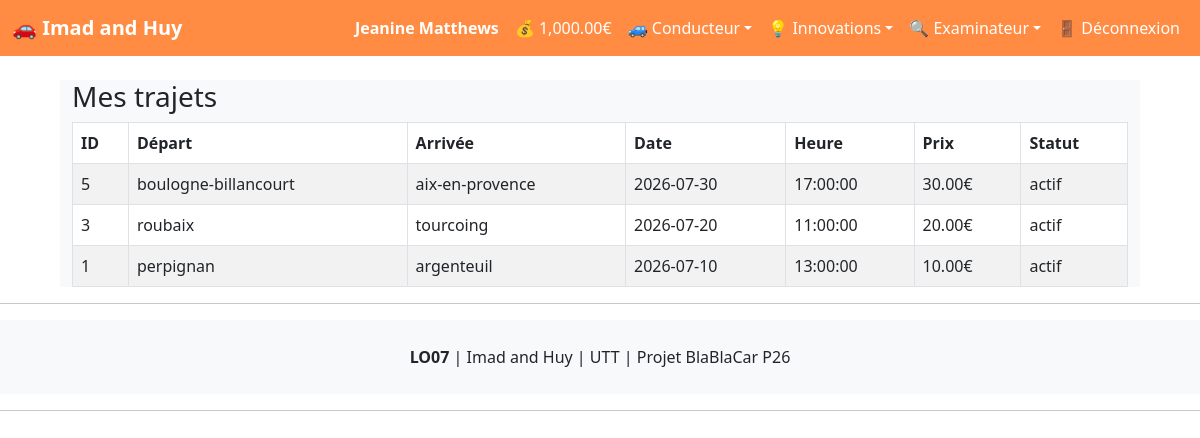
Page /app/router/router.php?action=trajetMesTrajets (signed in) on the committed database.
### tables this page shows
create table if not exists utilisateur (
 id int not null,
 nom varchar(40) not null,
 prenom varchar(40) not null,
 role enum('administrateur', 'conducteur', 'passager'), 
 login varchar(20) not null,
 password varchar(20) not null,
 solde decimal(8,2), 
 primary key (id) 
);

create table if not exists trajet (
    id int primary key,
    ville_depart int not null,
    ville_arrivee int not null,
    conducteur_id int not null,
    vehicule_id int not null,
    prix decimal(10, 2) not null,
    date_depart date not null,
    heure_depart time not null,
    statut enum('actif', 'passif') not null,
    foreign key (ville_depart) references ville(id),
    foreign key (ville_arrivee) references ville(id),
    foreign key (conducteur_id) references utilisateur(id),
    foreign key (vehicule_id) references vehicule(id)
);

create table if not exists ville (
    id int primary key,
    nom varchar(255) not null unique
);

### app/controller/ControllerTrajet.php (called while the page is built, shortened)
<?php
require_once '../model/ModelTrajet.php';
require_once '../model/ModelVille.php';
require_once '../model/ModelUtilisateur.php';
class ControllerTrajet {
    public static function mesTrajets() {
        $trajets = ModelTrajet::getByConducteur($_SESSION['login_id']);
        require '../view/trajet/viewMesTrajets.php';
    }
}
?>

### app/model/ModelUtilisateur.php (called while the page is built, shortened)
<?php
class ModelUtilisateur {
    private $id, $nom, $prenom, $role, $login, $password, $solde;
    public static function getOne($id) {
        try {
            $pdo = Model::getInstance();
            $stmt = $pdo->prepare("SELECT * FROM utilisateur WHERE id = :id");
            $stmt->execute(['id' => $id]);
            $stmt->setFetchMode(PDO::FETCH_CLASS, 'ModelUtilisateur');
            return $stmt->fetch();
        } catch (PDOException $e) {
            die($e->getMessage());
        }
    }
    public function getSolde() {
        return $this->solde;
    }
}
?>

### app/model/ModelTrajet.php (called while the page is built, shortened)
<?php
class ModelTrajet {
    public static function getByConducteur($conducteur_id) {
        try {
            $pdo = Model::getInstance();
            $stmt = $pdo->prepare("SELECT * FROM trajet WHERE conducteur_id = :conducteur_id ORDER BY date_depart DESC");
            $stmt->execute(['conducteur_id' => $conducteur_id]);
            return $stmt->fetchAll(PDO::FETCH_CLASS, "ModelTrajet");
        } catch (PDOException $e) {
            die($e->getMessage());
        }
    }
    public function __get($prop) {
        return $this->$prop;
    }
}
?>

### app/model/ModelVille.php (called while the page is built, shortened)
<?php
class ModelVille {
    public static function getOne($id) {
        try {
            $pdo = Model::getInstance();
            $stmt = $pdo->prepare("SELECT * FROM ville WHERE id = :id");
            $stmt->execute(['id' => $id]);
            $stmt->setFetchMode(PDO::FETCH_CLASS, 'ModelVille');
            return $stmt->fetch();
        } catch (PDOException $e) {
            die($e->getMessage());
        }
    }
    public function __get($prop) {
        return $this->$prop;
    }
}
?>

### app/view/trajet/viewMesTrajets.php (the view, shortened to what this page needs)
<body>
    <div class="container">
        <?php include __DIR__ . '/../fragment/fragmentMenu.php'; ?>
        <h3>Mes trajets</h3>
        <?php if (count($trajets) > 0): ?>
            <table class="table table-striped table-bordered">
                <thead>
                    <tr>
                        <th>ID</th>
                        <th>Départ</th>
                        <th>Arrivée</th>
                        <th>Date</th>
                        <th>Heure</th>
                        <th>Prix</th>
                        <th>Statut</th>
                    </tr>
                </thead>
                <tbody>
                    <?php foreach ($trajets as $t):
                        $ville_dep = \ModelVille::getOne($t->ville_depart);
                        $ville_arr = \ModelVille::getOne($t->ville_arrivee);
                        $dep = $ville_dep ? htmlspecialchars($ville_dep->nom) : 'N/A';
                        $arr = $ville_arr ? htmlspecialchars($ville_arr->nom) : 'N/A';
                    ?>
                        <tr>
                            <td><?php echo htmlspecialchars($t->id); ?></td>
                            <td><?php echo $dep; ?></td>
                            <td><?php echo $arr; ?></td>
                            <td><?php echo htmlspecialchars($t->date_depart); ?></td>
                            <td><?php echo htmlspecialchars($t->heure_depart); ?></td>
                            <td><?php echo number_format($t->prix, 2); ?>€</td>
                            <td><?php echo htmlspecialchars($t->statut); ?></td>
                        </tr>
                    <?php endforeach; ?>
                </tbody>
            </table>
        <?php else: ?>
            <p>Vous n'avez pas de trajets.</p>
        <?php endif; ?>
    </div>
</body>
</html>

### app/router/router.php (shortened to what this page needs)
<?php
require_once '../controller/ControllerTrajet.php';
$args = $_GET ?? [];
$action = $args['action'] ?? 'accueil';
switch ($action) {
    case 'trajetMesTrajets':
        ControllerTrajet::mesTrajets();
        break;
}
?>

### app/view/fragment/fragmentMenu.php (shortened to what this page needs)
<?php
$login_id = $_SESSION['login_id'] ?? -1;
$login_role = $_SESSION['login_role'] ?? '';
$login_nom = $_SESSION['login_nom'] ?? '';
$login_prenom = $_SESSION['login_prenom'] ?? '';
$login_solde = $_SESSION['login_solde'] ?? 0;
if ($login_id != -1) {
    $user_live = \ModelUtilisateur::getOne($login_id);
    if ($user_live) {
        $login_solde = $user_live->getSolde();
    }
}
?>
<nav class="navbar navbar-expand-lg fixed-top" style="background-color: #FF8C42;">
    <div class="container-fluid">
        <a class="navbar-brand text-white fw-bold" href="router.php?action=accueil">🚗 Imad and Huy</a>
        <div class="collapse navbar-collapse" id="navbarNav">
            <ul class="navbar-nav ms-auto mb-2 mb-lg-0">
                <?php if ($login_id != -1): ?>
                    <li class="nav-item">
                        <span class="nav-link text-white"><strong><?php echo htmlspecialchars($login_nom . ' ' . $login_prenom); ?></strong></span>
                    </li>
                    <li class="nav-item">
                        <span class="nav-link text-white" title="Solde Réel">💰 <?php echo number_format($login_solde, 2); ?>€</span>
                    </li>
                <?php endif; ?>
                <?php if ($login_id != -1 && $login_role === 'conducteur'): ?>
                    <li class="nav-item dropdown">
                        <a class="nav-link dropdown-toggle text-white" href="#" role="button" data-bs-toggle="dropdown" aria-expanded="false">🚙 Conducteur</a>
                    </li>
                <?php endif; ?>
                <li class="nav-item dropdown">
                    <a class="nav-link dropdown-toggle text-white" href="#" role="button" data-bs-toggle="dropdown" aria-expanded="false">💡 Innovations</a>
                </li>
                <li class="nav-item dropdown">
                    <a class="nav-link dropdown-toggle text-white" href="#" role="button" data-bs-toggle="dropdown" aria-expanded="false">🔍 Examinateur</a>
                </li>
                <?php if ($login_id == -1): ?>
                    <li class="nav-item">
                        <a class="nav-link text-white" href="router.php?action=login">🔓 Se connecter</a>
                    </li>
                <?php else: ?>
                    <li class="nav-item">
                        <a class="nav-link text-white" href="router.php?action=logout">🚪 Déconnexion</a>
                    </li>
                <?php endif; ?>
            </ul>
        </div>
    </div>
</nav>

### rows in the picture
utilisateur: solde "1,000.00"
trajet: id "5", ville_depart.nom "boulogne-billancourt", ville_arrivee.nom "aix-en-provence", date_depart "2026-07-30", heure_depart "17:00:00", prix "30.00", statut "actif"
trajet: id "3", ville_depart.nom "roubaix", ville_arrivee.nom "tourcoing", date_depart "2026-07-20", heure_depart "11:00:00", prix "20.00", statut "actif"
trajet: id "1", ville_depart.nom "perpignan", ville_arrivee.nom "argenteuil", date_depart "2026-07-10", heure_depart "13:00:00", prix "10.00", statut "actif"

### other values in the picture
$login_nom . ' ' . $login_prenom "Jeanine Matthews"
